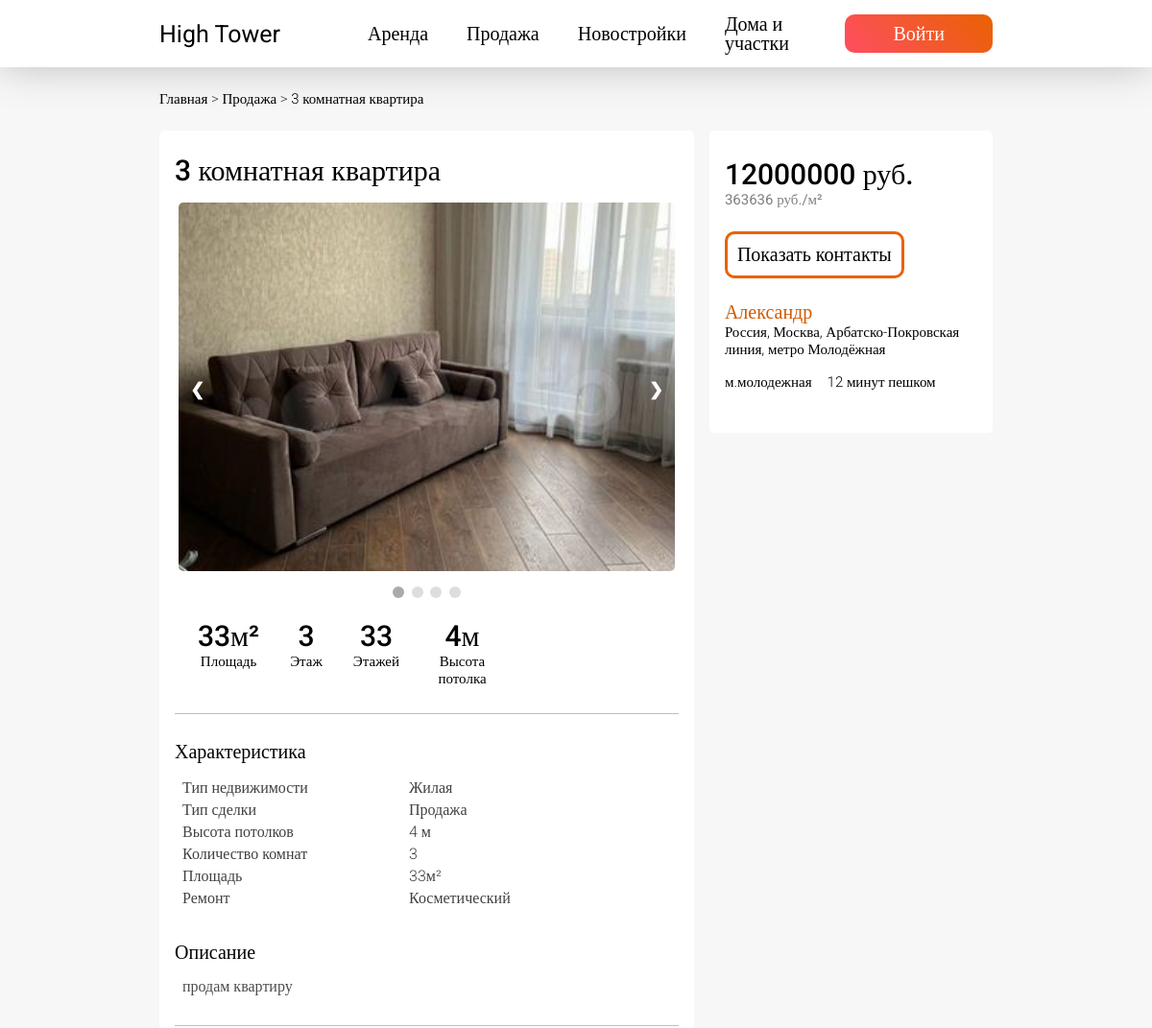
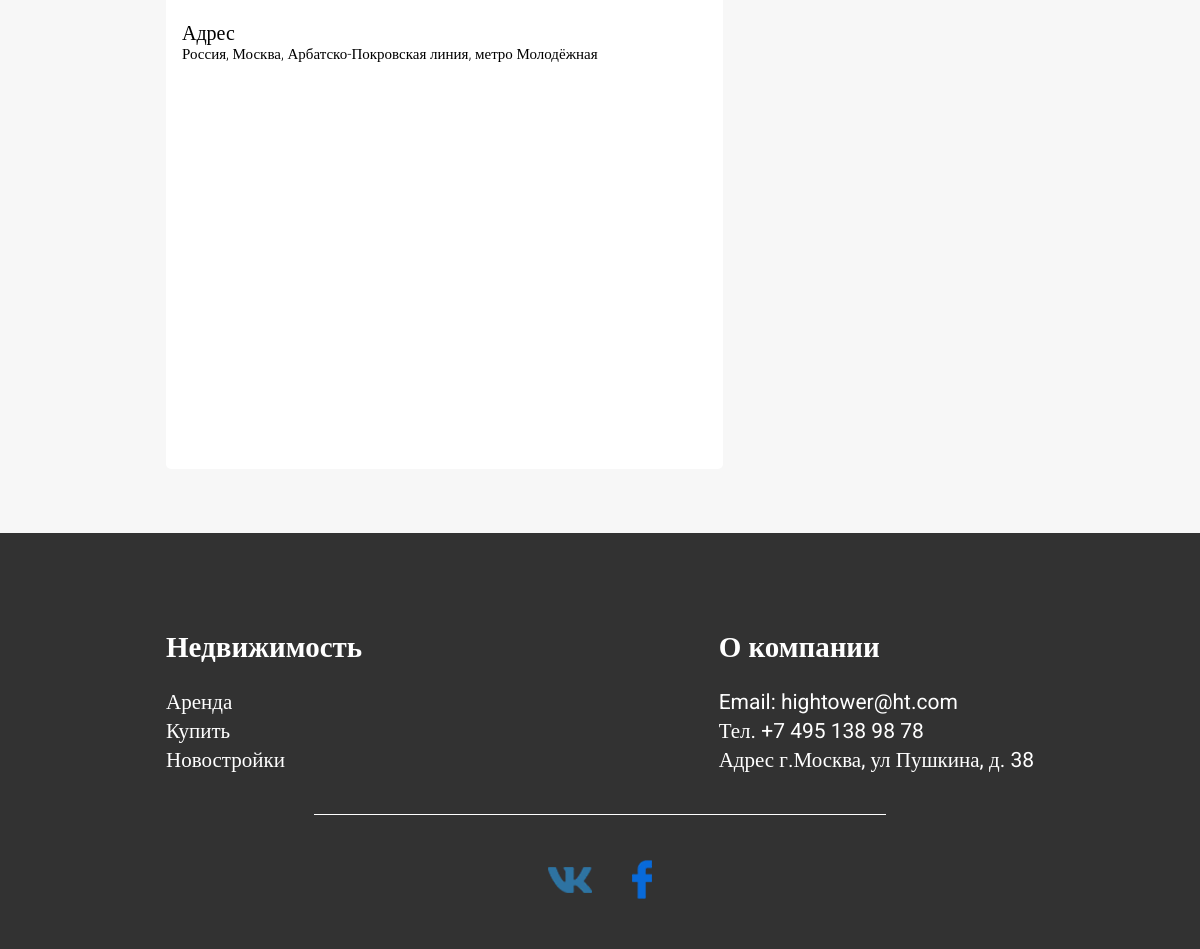
Screenshot of /pages/ad.php?selectedArticle=41 with the database file from the repository (2 pictures, top to bottom).
### tables this page shows
CREATE TABLE `announcement` (
  `ID` int NOT NULL,
  `Title` varchar(100) NOT NULL,
  `Description` text NOT NULL,
  `Cost` bigint NOT NULL,
  `Metro` varchar(30) DEFAULT NULL,
  `transaction` varchar(8) NOT NULL,
  `typeRealty` varchar(12) NOT NULL,
  `address` varchar(255) NOT NULL,
  `foot` tinyint DEFAULT NULL,
  `QuantityRoom` tinyint(1) NOT NULL,
  `Floor` tinyint DEFAULT NULL,
  `square` smallint NOT NULL,
  `totalFloor` tinyint NOT NULL,
  `ceilHeight` tinyint NOT NULL,
  `repair` varchar(14) NOT NULL,
  `IDUser` int NOT NULL
);

### pages/ad.php (the view, shortened to what this page needs)
<?php
$server = "127.0.0.1";
$username = 'root';
$password = '';
$db = 'dbhightower';
$conection = new mysqli($server, $username, $password, $db);
?>
<!DOCTYPE html>
<html lang="en">
<head>
    <link rel="stylesheet" href="../css/advertisement.css">
</head>
<body>
    <div class="wrapper">
        <header class="header">
            <div class="header__container container">
                <div class="header__content">
                    <a href="../index.php" class="header__logo">High Tower</a>
                    <div class="header__menu">
                        <nav class="header__nav">
                            <a href="ads.php?type=rent" class="nav-btn">Аренда</a>
                            <a href="ads.php?type=sale" class="nav-btn">Продажа</a>
                            <a href="ads.php?type=NewBuildings" class="nav-btn">Новостройки</a>
                            <a href="ads.php?type=area" class="nav-btn">Дома и участки</a>
                        </nav>
                        <?php
                        if (!isset($_SESSION['Name'])) { ?>
                            <button class="header__btn">Войти</button>
                    </div>
                <?php
                        }
                ?>
                </div>
            </div>
        </header>
        <div class="announcement">
            <div class="announcement__container container">
                <?php
                if ($_SESSION['SelectArticle'] != -1 or isset($_GET['selectedArticle'])) {
                    if (isset($_GET['selectedArticle'])) {
                        $articleId = $_GET['selectedArticle'];
                    } elseif ($_SESSION['SelectArticle'] != -1) {
                        $articleId = $_SESSION['SelectArticle'];
                    }
                    $query = "SELECT *,
                            (SELECT photo1 FROM photos WHERE announcementID='$articleId') as 'photo1',
                            (SELECT photo2 FROM photos WHERE announcementID='$articleId') as 'photo2',
                            (SELECT photo3 FROM photos WHERE announcementID='$articleId') as 'photo3',
                            (SELECT photo4 FROM photos WHERE announcementID='$articleId') as 'photo4',
                            (SELECT photo5 FROM photos WHERE announcementID='$articleId') as 'photo5',
                            (SELECT photo6 FROM photos WHERE announcementID='$articleId') as 'photo6',
                            (SELECT photo7 FROM photos WHERE announcementID='$articleId') as 'photo7',
                            (SELECT photo8 FROM photos WHERE announcementID='$articleId') as 'photo8',
                            (SELECT photo9 FROM photos WHERE announcementID='$articleId') as 'photo9',
                            (SELECT photo10 FROM photos WHERE announcementID='$articleId') as 'photo10',
                            (SELECT photo11 FROM photos WHERE announcementID='$articleId') as 'photo11',
                            (SELECT NumberPhone FROM users WHERE ID=a.IDUser) as 'numberPhone',
                            (SELECT Name FROM users WHERE ID=a.IDUser) as 'user'
                            FROM announcement a WHERE ID='$articleId'";
                    if (mysqli_num_rows(mysqli_query($conection, $query)) > 0) {
                        $comment = mysqli_fetch_array(mysqli_query($conection, $query));
                ?>
                        <div class="announcement__navigation">
                            <a href="../index.php" class="navigation__link">Главная</a>
                            <span class="navigation__arrow">></span>
                            <a <?php if ($comment['transaction'] == " Продажа") { ?> href="ads.php?type=sale" <?php } elseif ($comment['transaction'] == " Аренда") { ?> href="ads.php?type=rent" <?php } ?> class="navigation__link"><?php echo $comment['transaction'] ?></a>
                            <span class="navigation__arrow">></span>
                            <a href="ad.php" class="navigation__link"><?php echo $comment['Title'] ?></a>
                        </div>
                        <div class="announcement__row">
                            <main class="left-block">
                                <div class="left-block__row">
                                    <div class="left-block__title">
                                        <h1><?php echo $comment['Title'] ?></h1>
                                    </div>
                                </div>
                                <div class="slider">
                                    <?php
                                    $count = 0;
                                    if (!is_null($comment['photo1'])) {
                                        $count++;
                                    ?>
                                        <div class="left-block__column">
                                            <div class="left-block__img">
                                                <img src="../imgAppartments/announcement<?php echo $comment['ID'] . "/";
                                                                                        echo $comment['photo1']; ?>">
                                            </div>
                                        </div>
                                    <?php
                                    }
                                    if (!is_null($comment['photo2'])) {
                                        $count++;
                                    ?>
                                    <?php
                                    }
                                    if (!is_null($comment['photo3'])) {
                                        $count++;
                                    ?>
                                    <?php
                                    }
                                    if (!is_null($comment['photo4'])) {
                                        $count++;
                                    ?>
                                    <?php
                                    }
                                    ?>
                                    <a class="prev" onclick="minusSlide()">&#10094;</a>
                                    <a class="next" onclick="plusSlide()">&#10095;</a>
                                </div>
                                <div class="slider-dots">
                                    <?php
                                    for ($i = 1; $i <= $count; $i++) { ?>
                                        <span class="slider-dots_item" onclick="currentSlide(<?= $count ?>)"></span>
                                    <?php
                                    }
                                    ?>
                                </div>
                                <div class="left-block__params params">
                                    <div class="params__row">
                                        <div class="params__column">
                                            <div class="params__item">
                                                <div class="params__title"><?php echo $comment['square'] ?>м²</div>
                                                <div class="params__subtitle">Площадь</div>
                                            </div>
                                        </div>
                                        <?php
                                        if ($comment['typeRealty'] != 'Участок') { ?>
                                            <div class="params__column">
                                                <div class="params__item">
                                                    <div class="params__title"><?php echo $comment['Floor'] ?></div>
                                                    <div class="params__subtitle">Этаж</div>
                                                </div>
                                            </div>
                                        <?php
                                        }
                                        ?>
                                        <div class="params__column">
                                            <div class="params__item">
                                                <div class="params__title"><?php echo $comment['totalFloor'] ?></div>
                                                <div class="params__subtitle">Этажей</div>
                                            </div>
                                        </div>
                                        <div class="params__column">
                                            <div class="params__item">
                                                <div class="params__title"><?php echo $comment['ceilHeight'] ?>м</div>
                                                <div class="params__subtitle">Высота потолка</div>
                                            </div>
                                        </div>
                                    </div>
                                </div>
                                <div class="left-block__characteristic characteristic">
                                    <div class="characteristic__title title">Характеристика</div>
                                    <div class="characteristic__characteristics">
                                        <ul class="characteristic-ul">
                                            <li class="characteristic-li">
                                                <span>Тип недвижимости</span>
                                                <span><?php echo $comment['typeRealty'] ?></span>
                                            </li>
                                            <li class="characteristic-li">
                                                <span>Тип сделки</span>
                                                <span><?php echo $comment['transaction'] ?></span>
                                            </li>
                                            <li class="characteristic-li">
                                                <span>Высота потолков</span>
                                                <span><?php echo $comment['ceilHeight'] ?> м</span>
                                            </li>
                                            <li class="characteristic-li">
                                                <span>Количество комнат</span>
                                                <span><?php if ($comment['QuantityRoom'] == 0) {
                                                            echo "Студия";
                                                        } else {
                                                            echo $comment['QuantityRoom'];
                                                        } ?></span>
                                            </li>
                                            <li class="characteristic-li">
                                                <span>Площадь</span>
                                                <span><?php echo $comment['square'] ?>м²</span>
                                            </li>
                                            <li class="characteristic-li">
                                                <span>Ремонт</span>
                                                <span><?php echo $comment['repair'] ?></span>
                                            </li>
                                        </ul>
                                    </div>
                                </div>
                                <div class="left-block__description description">
                                    <div class="description__title title">Описание</div>
                                    <div class="description__text"><?php echo $comment['Description'] ?></div>
                                </div>
                                <div class="left-block__map map">
                                    <div class="map__title title">Адрес</div>
                                    <div class="map__addres"><?php echo $comment['address'] ?></div>
                                    <div class="map__container" id="map">
                                    </div>
                                </div>
                            </main>
                            <aside class="right-block">
                                <div class="right-block__price"><?php echo $comment['Cost'] ?> руб.</div>
                                <div class="right-block__costMeter">
                                    <?php
                                    $costMetr = $comment['Cost'] / $comment['square'];
                                    echo round($costMetr, 0);; ?> руб./м²
                                </div>
                                <button class="right-block__cotact">Показать контакты</button>
                                <div class="right-block__name"><?php echo $comment['user'] ?></div>
                                <div class="right-block__address"><?php echo $comment['address'] ?></div>
                                <div class="right-block__row">
                                    <?php
                                    if ($comment['typeRealty'] != 'Участок') { ?>
                                        <div class="right-block__metro">м.<?php echo $comment['Metro'] ?></div>
                                        <div class="right-block__time"><?php echo $comment['foot'] ?> минут пешком</div>
                                    <?php
                                    }
                                    ?>
                                </div>
                            </aside>
                    <?php
                    }
                }
                    ?>
                        </div>
            </div>
        </div>
        <footer class="footer">
            <div class="footer__container container">
                <div class="footer__content">
                    <div class="footer__row">
                        <div class="footer__column">
                            <div class="footer__item">
                                <div class="column__title">Недвижимость</div>
                                <ul>
                                    <li><a href="../pages/ads.php?type=rent" class="item__subtitle">Аренда</a></li>
                                    <li><a href="../pages/ads.php?type=sale" class="item__subtitle">Купить</a></li>
                                    <li><a href="../pages/ads.php?type=NewBuildings" class="item__subtitle">Новостройки</a></li>
                                </ul>
                            </div>
                        </div>
                        <div class="footer__column">
                            <div class="footer__item">
                                <div class="column__title">О компании</div>
                                <ul>
                                    <li><a href="mailto:hightower@ht.com" class="item__subtitle">Email: hightower@ht.com</a></li>
                                    <li><a href="tel:+74951389878" class="item__subtitle">Тел. +7 495 138 98 78</a></li>
                                    <li><a class="item__subtitle">Адрес г.Москва, ул Пушкина, д. 38</a></li>
                                </ul>
                            </div>
                        </div>
                    </div>
                    <div class="footer__arrow"></div>
                    <div class="conacts__row">
                        <div class="contacts__column">
                            <div class="contacts__icon"><img src="../img/icons/vk.png" alt=""></div>
                        </div>
                        <div class="contacts__column">
                            <div class="contacts__icon"><img src="../img/icons/facebook.png" alt=""></div>
                        </div>
                    </div>
                </div>
            </div>
        </footer>
    </div>
</body>
</html>

### rows the page displays
announcement: transaction "Продажа", Title "3 комнатная квартира", square "33", Floor "3", totalFloor "33", ceilHeight "4", typeRealty "Жилая", QuantityRoom "3", repair "Косметический", Description "продам квартиру", address "Россия, Москва, Арбатско-Покровская линия, метро Молодёжная", Cost "12000000", costMetr "363636", Metro "молодежная", foot "12"

### other values shown
$comment['user'] "Александр"
